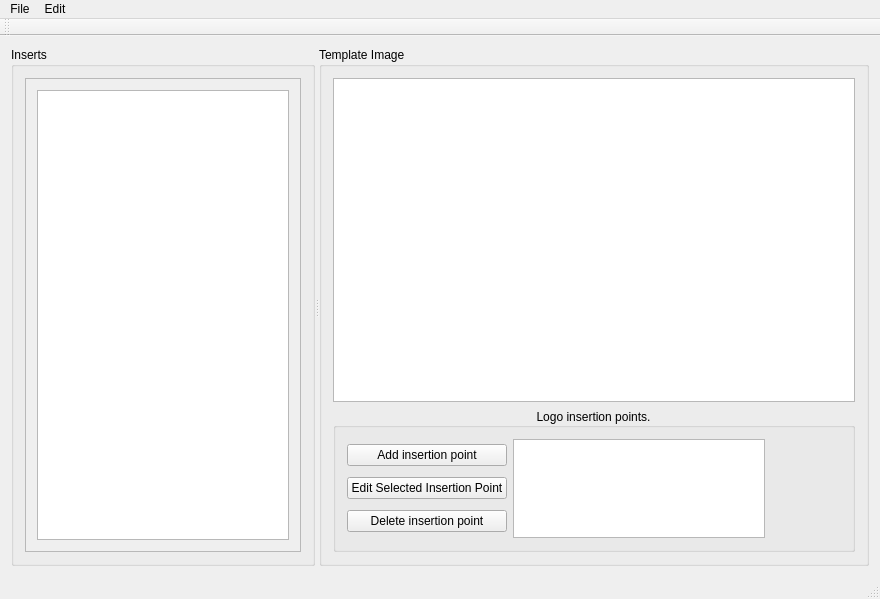
<?xml version="1.0" encoding="UTF-8"?>
<ui version="4.0">
 <class>make_image_inserts</class>
 <widget class="QMainWindow" name="make_image_inserts">
  <property name="geometry">
   <rect>
    <x>0</x>
    <y>0</y>
    <width>880</width>
    <height>599</height>
   </rect>
  </property>
  <property name="sizePolicy">
   <sizepolicy hsizetype="MinimumExpanding" vsizetype="MinimumExpanding">
    <horstretch>0</horstretch>
    <verstretch>0</verstretch>
   </sizepolicy>
  </property>
  <property name="minimumSize">
   <size>
    <width>689</width>
    <height>515</height>
   </size>
  </property>
  <property name="acceptDrops">
   <bool>true</bool>
  </property>
  <property name="windowTitle">
   <string>make_image_inserts</string>
  </property>
  <widget class="QWidget" name="centralWidget">
   <property name="sizePolicy">
    <sizepolicy hsizetype="MinimumExpanding" vsizetype="MinimumExpanding">
     <horstretch>0</horstretch>
     <verstretch>0</verstretch>
    </sizepolicy>
   </property>
   <property name="minimumSize">
    <size>
     <width>689</width>
     <height>470</height>
    </size>
   </property>
   <property name="acceptDrops">
    <bool>true</bool>
   </property>
   <layout class="QVBoxLayout" name="verticalLayout">
    <item>
     <widget class="QSplitter" name="splitter">
      <property name="acceptDrops">
       <bool>true</bool>
      </property>
      <property name="orientation">
       <enum>Qt::Horizontal</enum>
      </property>
      <widget class="QGroupBox" name="groupBox">
       <property name="sizePolicy">
        <sizepolicy hsizetype="Maximum" vsizetype="MinimumExpanding">
         <horstretch>0</horstretch>
         <verstretch>0</verstretch>
        </sizepolicy>
       </property>
       <property name="minimumSize">
        <size>
         <width>233</width>
         <height>462</height>
        </size>
       </property>
       <property name="maximumSize">
        <size>
         <width>328</width>
         <height>16777215</height>
        </size>
       </property>
       <property name="acceptDrops">
        <bool>true</bool>
       </property>
       <property name="title">
        <string>Inserts</string>
       </property>
       <layout class="QVBoxLayout" name="verticalLayout_3">
        <item>
         <widget class="QScrollArea" name="scrollArea">
          <property name="acceptDrops">
           <bool>true</bool>
          </property>
          <property name="widgetResizable">
           <bool>true</bool>
          </property>
          <widget class="QWidget" name="scrollAreaWidgetContents_3">
           <property name="geometry">
            <rect>
             <x>0</x>
             <y>0</y>
             <width>276</width>
             <height>480</height>
            </rect>
           </property>
           <property name="sizePolicy">
            <sizepolicy hsizetype="MinimumExpanding" vsizetype="MinimumExpanding">
             <horstretch>0</horstretch>
             <verstretch>0</verstretch>
            </sizepolicy>
           </property>
           <property name="minimumSize">
            <size>
             <width>213</width>
             <height>420</height>
            </size>
           </property>
           <property name="acceptDrops">
            <bool>true</bool>
           </property>
           <layout class="QVBoxLayout" name="verticalLayout_5">
            <item>
             <widget class="QListWidget" name="listWidget">
              <property name="enabled">
               <bool>true</bool>
              </property>
              <property name="sizePolicy">
               <sizepolicy hsizetype="MinimumExpanding" vsizetype="MinimumExpanding">
                <horstretch>0</horstretch>
                <verstretch>0</verstretch>
               </sizepolicy>
              </property>
              <property name="minimumSize">
               <size>
                <width>100</width>
                <height>300</height>
               </size>
              </property>
              <property name="acceptDrops">
               <bool>true</bool>
              </property>
              <property name="dragEnabled">
               <bool>false</bool>
              </property>
              <property name="dragDropMode">
               <enum>QAbstractItemView::DragDrop</enum>
              </property>
              <property name="defaultDropAction">
               <enum>Qt::IgnoreAction</enum>
              </property>
              <property name="iconSize">
               <size>
                <width>100</width>
                <height>100</height>
               </size>
              </property>
              <property name="resizeMode">
               <enum>QListView::Adjust</enum>
              </property>
              <property name="viewMode">
               <enum>QListView::IconMode</enum>
              </property>
              <property name="uniformItemSizes">
               <bool>false</bool>
              </property>
             </widget>
            </item>
           </layout>
          </widget>
         </widget>
        </item>
       </layout>
      </widget>
      <widget class="QGroupBox" name="groupBox_2">
       <property name="sizePolicy">
        <sizepolicy hsizetype="MinimumExpanding" vsizetype="MinimumExpanding">
         <horstretch>0</horstretch>
         <verstretch>0</verstretch>
        </sizepolicy>
       </property>
       <property name="minimumSize">
        <size>
         <width>445</width>
         <height>462</height>
        </size>
       </property>
       <property name="title">
        <string>Template Image</string>
       </property>
       <layout class="QVBoxLayout" name="verticalLayout_4">
        <item>
         <widget class="QGraphicsView" name="graphicsView">
          <property name="sizePolicy">
           <sizepolicy hsizetype="MinimumExpanding" vsizetype="MinimumExpanding">
            <horstretch>0</horstretch>
            <verstretch>0</verstretch>
           </sizepolicy>
          </property>
          <property name="minimumSize">
           <size>
            <width>0</width>
            <height>0</height>
           </size>
          </property>
          <property name="acceptDrops">
           <bool>true</bool>
          </property>
         </widget>
        </item>
        <item>
         <widget class="QGroupBox" name="groupBox_3">
          <property name="title">
           <string>Logo insertion points.</string>
          </property>
          <property name="alignment">
           <set>Qt::AlignCenter</set>
          </property>
          <layout class="QHBoxLayout" name="horizontalLayout">
           <item>
            <layout class="QVBoxLayout" name="verticalLayout_2">
             <item>
              <widget class="QPushButton" name="add_insert_button">
               <property name="text">
                <string>Add insertion point</string>
               </property>
              </widget>
             </item>
             <item>
              <widget class="QPushButton" name="edit_insert_button">
               <property name="text">
                <string>Edit Selected Insertion Point</string>
               </property>
              </widget>
             </item>
             <item>
              <widget class="QPushButton" name="delete_insert_button">
               <property name="text">
                <string>Delete insertion point</string>
               </property>
              </widget>
             </item>
            </layout>
           </item>
           <item>
            <widget class="QListWidget" name="insertion_points">
             <property name="sizePolicy">
              <sizepolicy hsizetype="Expanding" vsizetype="Maximum">
               <horstretch>0</horstretch>
               <verstretch>0</verstretch>
              </sizepolicy>
             </property>
             <property name="maximumSize">
              <size>
               <width>16777215</width>
               <height>99</height>
              </size>
             </property>
             <property name="whatsThis">
              <string extracomment="These are the places where the image will be inserted"/>
             </property>
            </widget>
           </item>
           <item>
            <spacer name="horizontalSpacer">
             <property name="orientation">
              <enum>Qt::Horizontal</enum>
             </property>
             <property name="sizeHint" stdset="0">
              <size>
               <width>79</width>
               <height>20</height>
              </size>
             </property>
            </spacer>
           </item>
          </layout>
         </widget>
        </item>
       </layout>
      </widget>
     </widget>
    </item>
   </layout>
  </widget>
  <widget class="QMenuBar" name="menuBar">
   <property name="geometry">
    <rect>
     <x>0</x>
     <y>0</y>
     <width>880</width>
     <height>19</height>
    </rect>
   </property>
   <widget class="QMenu" name="menuFile">
    <property name="title">
     <string>File</string>
    </property>
    <addaction name="actionOpenInsert"/>
    <addaction name="actionOpenTemplateImage"/>
    <addaction name="actionSave"/>
    <addaction name="actionSave_As"/>
    <addaction name="actionClose"/>
    <addaction name="actionQuit"/>
   </widget>
   <widget class="QMenu" name="menuEdit">
    <property name="title">
     <string>Edit</string>
    </property>
    <addaction name="actionInsert_images_into_template"/>
   </widget>
   <addaction name="menuFile"/>
   <addaction name="menuEdit"/>
  </widget>
  <widget class="QToolBar" name="mainToolBar">
   <attribute name="toolBarArea">
    <enum>TopToolBarArea</enum>
   </attribute>
   <attribute name="toolBarBreak">
    <bool>false</bool>
   </attribute>
  </widget>
  <widget class="QStatusBar" name="statusBar"/>
  <action name="actionOpenInsert">
   <property name="text">
    <string>Open Insert Image</string>
   </property>
   <property name="toolTip">
    <string>Adds Insert Image in Inserts List</string>
   </property>
  </action>
  <action name="actionClose">
   <property name="text">
    <string>Close</string>
   </property>
  </action>
  <action name="actionSave">
   <property name="text">
    <string>Save</string>
   </property>
   <property name="toolTip">
    <string>Save modified image</string>
   </property>
  </action>
  <action name="actionQuit">
   <property name="text">
    <string>Quit</string>
   </property>
  </action>
  <action name="actionOpenTemplateImage">
   <property name="text">
    <string>Open Template Image</string>
   </property>
  </action>
  <action name="actionInsert_images_into_template">
   <property name="text">
    <string>Insert images into template</string>
   </property>
  </action>
  <action name="actionSave_As">
   <property name="text">
    <string>Save As</string>
   </property>
  </action>
 </widget>
 <layoutdefault spacing="6" margin="11"/>
 <resources/>
 <connections/>
</ui>
